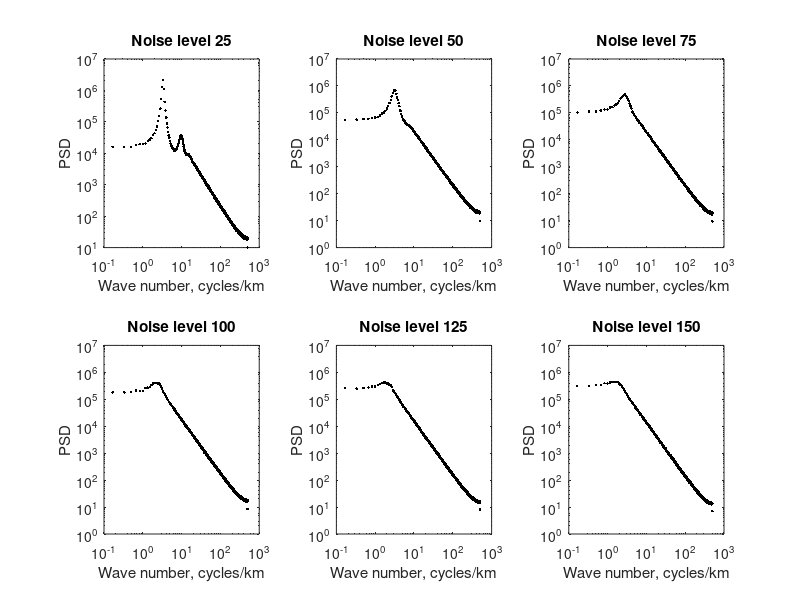

The MATLAB script that drew this image:
%PSD_random_ridge_sloughs.m
%This routine randomly generates coherent ridges and sloughs (1's and 0's)
%that are spaced at a mean distance of 150 m, though with varying degrees
%of noise. Pixels are in meters, and the 1-D domain is 6 km. The code then
%generates a power spectrum, which is the average power spectrum of 1000
%realizations of these 1D slices through the landscape. 

noise = [25 50 75 100 125 150]; %In meters
for n = 1:6
Psdx = [];
for jj = 1:1000
    Test = [];
    N = 6000;
    while length(Test)<N
        len0 = max(0,round(150+noise(n)*randn(1)));
        len1 = max(0,round(150+noise(n)*randn(1)));
        Test = [Test; zeros(len0,1); ones(len1,1)];
    end
    Test = Test(1:N);
    xdft = fft(Test);
    xdft = xdft(1:N/2+1);
    psdx = abs(xdft).^2; %Normalized would be x1/N
    psdx(2:end-1) = 2*psdx(2:end-1); %Final power spectrum up to Nyquist freq
    Psdx = [Psdx, psdx]; %Add this to the matrix of power spectra
end
    freq = (0:1/N:1/2)*1000; %cycles/km
    subplot(2,3,n)
    loglog(freq, mean(Psdx,2), 'k.')
    xlabel('Wave number, cycles/km')
    ylabel('PSD')
    title(sprintf('%s%u', 'Noise level ', noise(n)))
    set(gca, 'XLim', [1e-1 1e3])
end
